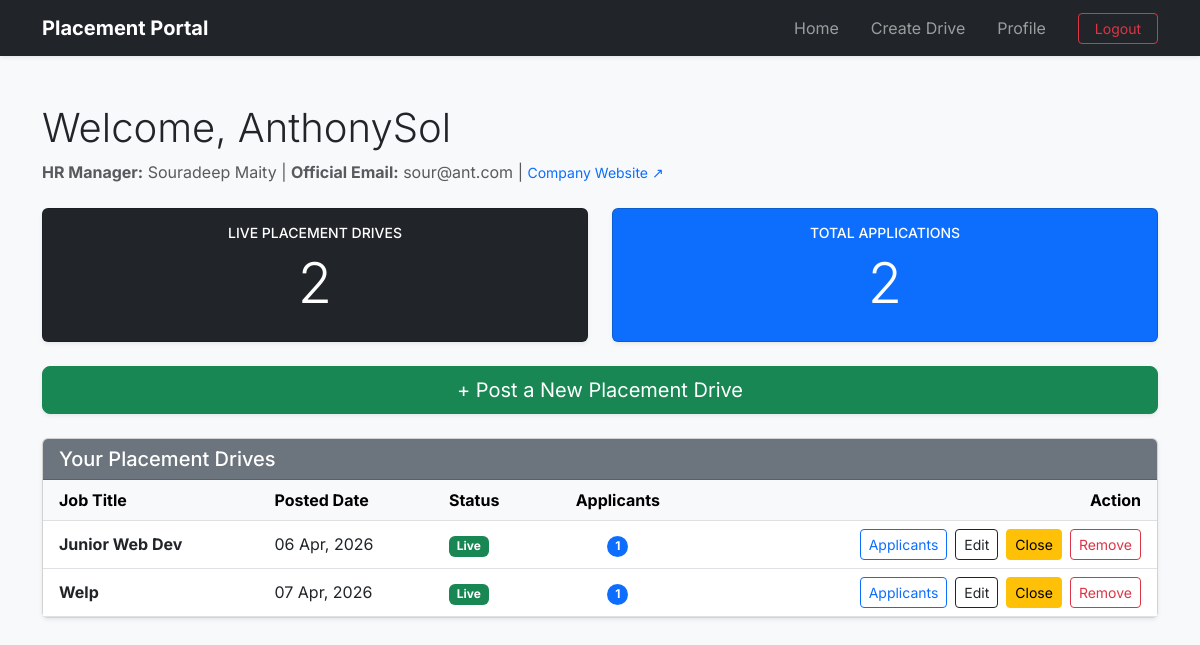
The app's page /company/dashboard (signed in) with its own data.
### application/models.py (models this page shows)
class Company(db.Model):
    __tablename__="companies"
    id=db.Column(db.Integer(),primary_key=True)
    user_id=db.Column(db.Integer(),db.ForeignKey("users.id"),nullable=False)
    company_name=db.Column(db.String(200),nullable=False)
    hr_name=db.Column(db.String(100),nullable=True)
    hr_contact=db.Column(db.String(100),nullable=True)
    website=db.Column(db.String(200),nullable=True)
    is_approved=db.Column(db.Boolean(),default=False) # Until Admin toggles this on the company wont be approved and wont be shown in dashboard
    user=db.relationship("User",back_populates="company") #Child side
    drives=db.relationship("PlacementDrive",back_populates="company",cascade="all,delete-orphan") #Parent side

class User(db.Model):
    __tablename__="users"
    id=db.Column(db.Integer(),primary_key=True)
    username=db.Column(db.String(100),nullable=False,unique=True)
    email=db.Column(db.String(200),nullable=False,unique=True)
    password=db.Column(db.String(255),nullable=False)
    role=db.Column(db.String(10),nullable=False,default="student")
    created_at=db.Column(db.DateTime(),default=datetime.now)
    is_blacklisted=db.Column(db.Boolean(),default=False)
    company=db.relationship("Company",back_populates="user",uselist=False,cascade="all,delete-orphan")
    student=db.relationship("Student",back_populates="user",uselist=False,cascade="all,delete-orphan")

class PlacementDrive(db.Model):
    __tablename__="placement_drives"
    id=db.Column(db.Integer(),primary_key=True)
    company_id=db.Column(db.Integer(),db.ForeignKey("companies.id"),nullable=False)
    job_title=db.Column(db.String(200),nullable=False)
    job_description=db.Column(db.Text(),nullable=False)
    job_location=db.Column(db.String(200),nullable=False)
    eligibility_CGPA=db.Column(db.Float(),nullable=False)
    eligibility_criteria_others=db.Column(db.Text(),nullable=True)
    deadline=db.Column(db.DateTime(),nullable=False)
    status=db.Column(db.String(30),default='Pending') #Pending, Approved, Denied or Closed. Will be done by Admin
    allowed_branches=db.Column(db.Text(),nullable=False)
    allowed_years=db.Column(db.Text(),nullable=False)
    created_at=db.Column(db.DateTime(),default=datetime.now)
    company=db.relationship("Company",back_populates="drives") #Child side
    applications=db.relationship("Application",back_populates="drive",cascade="all,delete-orphan") #Parent side

### application/controllers.py (the view)
@app.route('/company/dashboard')
def company_dashboard():
    if session.get('role')!='company':
        flash('Please login as a company','danger')
        return redirect(url_for('login'))
    company=Company.query.filter_by(user_id=session['user_id']).first()
    drives=PlacementDrive.query.filter_by(company_id=company.id).all()
    active_drive=PlacementDrive.query.filter_by(company_id=company.id,status='Approved').count()
    pending_drive=PlacementDrive.query.filter_by(company_id=company.id,status='Pending').count()
    total_applications=sum(len(drive.applications) for drive in drives)
    return render_template('company_dashboard.html',company=company,drives=drives,active_count=active_drive,pending_count=pending_drive,total_applications=total_applications)

### templates/company_dashboard.html (shortened to what this page needs)
{% extends 'base.html' %}
{% block content %}
<div class="container mt-4">
    <div class="d-flex justify-content-between align-items-center mb-4">
        <div>
            <h1 class="display-6">Welcome, {{ company.company_name }}</h1>
            <p class="text-muted mb-0">
                <strong>HR Manager:</strong> {{ company.hr_name }} |
                <strong>Official Email:</strong> {{ company.user.email }} |
                <a href="{{ company.website }}" target="_blank" class="text-decoration-none small">Company Website ↗</a>
            </p>
        </div>
    </div>
    <div class="row mb-4">
        <div class="col-md-6">
            <div class="card bg-dark text-white shadow-sm h-100">
                <div class="card-body text-center">
                    <h6 class="text-uppercase small">Live Placement Drives</h6>
                    <h2 class="display-4">{{ active_count }}</h2>
                </div>
            </div>
        </div>
        <div class="col-md-6">
            <div class="card bg-primary text-white shadow-sm h-100">
                <div class="card-body text-center">
                    <h6 class="text-uppercase small">Total Applications</h6>
                    <h2 class="display-4">{{ total_applications }}</h2>
                </div>
            </div>
        </div>
    </div>
    <div class="mb-4 d-grid">
        <a href="{{ url_for('create_drive') }}" class="btn btn-success btn-lg shadow-sm">
            + Post a New Placement Drive
        </a>
    </div>
    <div class="card shadow-sm">
        <div class="card-header bg-secondary text-white">
            <h5 class="mb-0">Your Placement Drives</h5>
        </div>
        <div class="card-body p-0">
            <table class="table table-hover align-middle mb-0">
                <thead class="table-light">
                    <tr>
                        <th class="ps-3">Job Title</th>
                        <th>Posted Date</th>
                        <th>Status</th>
                        <th class="text-center">Applicants</th>
                        <th class="text-end pe-3">Action</th>
                    </tr>
                </thead>
                <tbody>
                    {% for drive in drives %}
                    <tr>
                        <td class="ps-3">
                            <strong>{{ drive.job_title }}</strong>
                        </td>
                        <td>{{ drive.created_at.strftime('%d %b, %Y') if drive.created_at else 'N/A' }}</td>
                        <td>
                            {% if drive.status == 'Approved' %}
                                <span class="badge bg-success">Live</span>
                            {% elif drive.status == 'Pending' %}
                                <span class="badge bg-warning text-dark">Awaiting Approval</span>
                            {% elif drive.status == 'Stopped'%}
                                <span class="badge bg-secondary">Closed/Paused</span>
                            {% else %}
                                <span class="badge bg-danger">{{ drive.status }}</span>
                            {% endif %}
                        </td>
                        <td class="text-center">
                            <span class="badge rounded-pill bg-primary">
                                {{ drive.applications|length }}
                            </span>
                        </td>
                        <td class="text-end pe-3">
                            <div class="d-flex justify-content-end gap-2">
                            <a href="{{ url_for('view_applicants', drive_id=drive.id) }}" class="btn btn-sm btn-outline-primary">Applicants</a>
                            <a href="{{ url_for('edit_drive', drive_id=drive.id) }}" class="btn btn-sm btn-outline-dark">Edit</a>
                            {% if drive.status == 'Approved' %}
                                <form action="{{ url_for('company_stop_drive', drive_id=drive.id) }}" method="POST" class="m-0">
                                    <button type="submit" class="btn btn-sm btn-warning">Close</button>
                                </form>
                            {% elif drive.status == 'Stopped' %}
                                <form action="{{ url_for('company_resume_drive', drive_id=drive.id) }}" method="POST" class="m-0">
                                    <button type="submit" class="btn btn-sm btn-success text-white">Resume</button>
                                </form>
                            {% endif %}
                            <form action="{{ url_for('delete_drive', drive_id=drive.id) }}" method="POST" class="m-0">
                                <button type="submit" class="btn btn-sm btn-outline-danger">Remove</button>
                            </form>
                        </div>
                        </td>
                    </tr>
                    {% endfor %}
                </tbody>
            </table>
        </div>
    </div>
</div>
{% endblock %}

### templates/base.html (style rules this page uses)
body { font-family: 'Inter', sans-serif; }

### records on screen
Company: company_name "AnthonySol", hr_name "Souradeep Maity"
User: user.email "sour@ant.com"
PlacementDrive: job_title "Junior Web Dev", created_at "06 Apr, 2026", status "Live", applications|length "1"
PlacementDrive: job_title "Welp", created_at "07 Apr, 2026", status "Live", applications|length "1"

### other values on screen
{{ active_count }} "2"
{{ total_applications }} "2"
